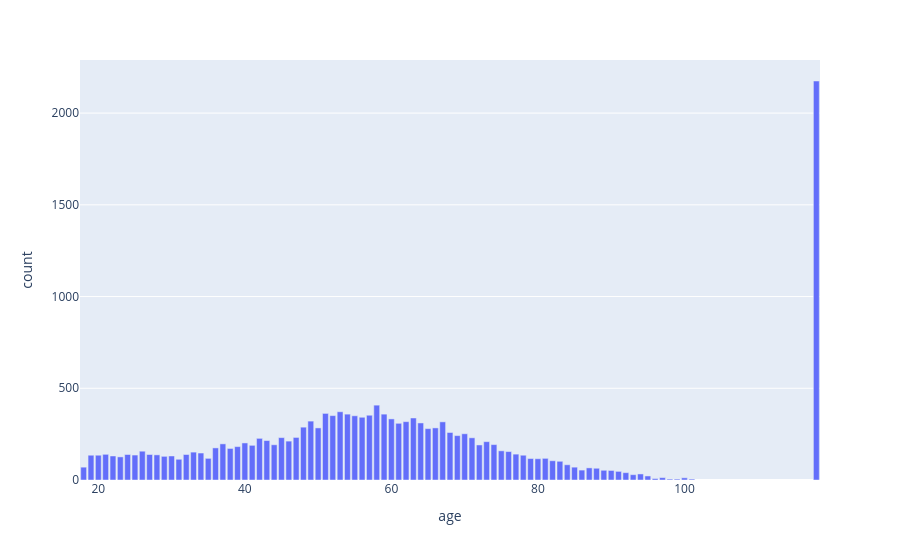

Notebook source saved alongside this figure:
### Code cell
profile.groupBy("age").count().orderBy("age").plot(kind='bar', x='age', y='count')

### Figure 1 — Plotly figure (JSON) as saved in the notebook; plotly's stock layout.template omitted (floating-point values rounded to 4 significant figures)
{"data": [{"hovertemplate": "age=%{x}<br>count=%{y}<extra></extra>", "legendgroup": "", "marker": {"color": "#636efa", "pattern": {"shape": ""}}, "name": "", "orientation": "v", "showlegend": false, "textposition": "auto", "type": "bar", "x": [18, 19, 20, 21, 22, 23, 24, 25, 26, 27, 28, 29, 30, 31, 32, 33, 34, 35, 36, 37, 38, 39, 40, 41, 42, 43, 44, 45, 46, 47, 48, 49, 50, 51, 52, 53, 54, 55, 56, 57, 58, 59, 60, 61, 62, 63, 64, 65, 66, 67, 68, 69, 70, 71, 72, 73, 74, 75, 76, 77, 78, 79, 80, 81, 82, 83, 84, 85, 86, 87, 88, 89, 90, 91, 92, 93, 94, 95, 96, 97, 98, 99, 100, 101, 118], "xaxis": "x", "y": [70, 135, 135, 140, 131, 126, 139, 136, 157, 139, 137, 129, 131, 113, 139, 152, 147, 118, 175, 197, 172, 182, 202, 189, 227, 215, 192, 231, 212, 232, 288, 321, 284, 363, 351, 372, 359, 350, 342, 353, 408, 359, 333, 309, 318, 338, 311, 280, 284, 317, 259, 242, 252, 230, 191, 209, 193, 159, 155, 141, 135, 117, 116, 118, 105, 102, 83, 70, 54, 66, 64, 53, 52, 47, 40, 29, 33, 22, 8, 13, 5, 5, 12, 5, 2175], "yaxis": "y"}], "layout": {"barmode": "relative", "legend": {"tracegroupgap": 0}, "margin": {"t": 60}, "xaxis": {"anchor": "y", "domain": [0, 1], "title": {"text": "age"}}, "yaxis": {"anchor": "x", "domain": [0, 1], "title": {"text": "count"}}}}
